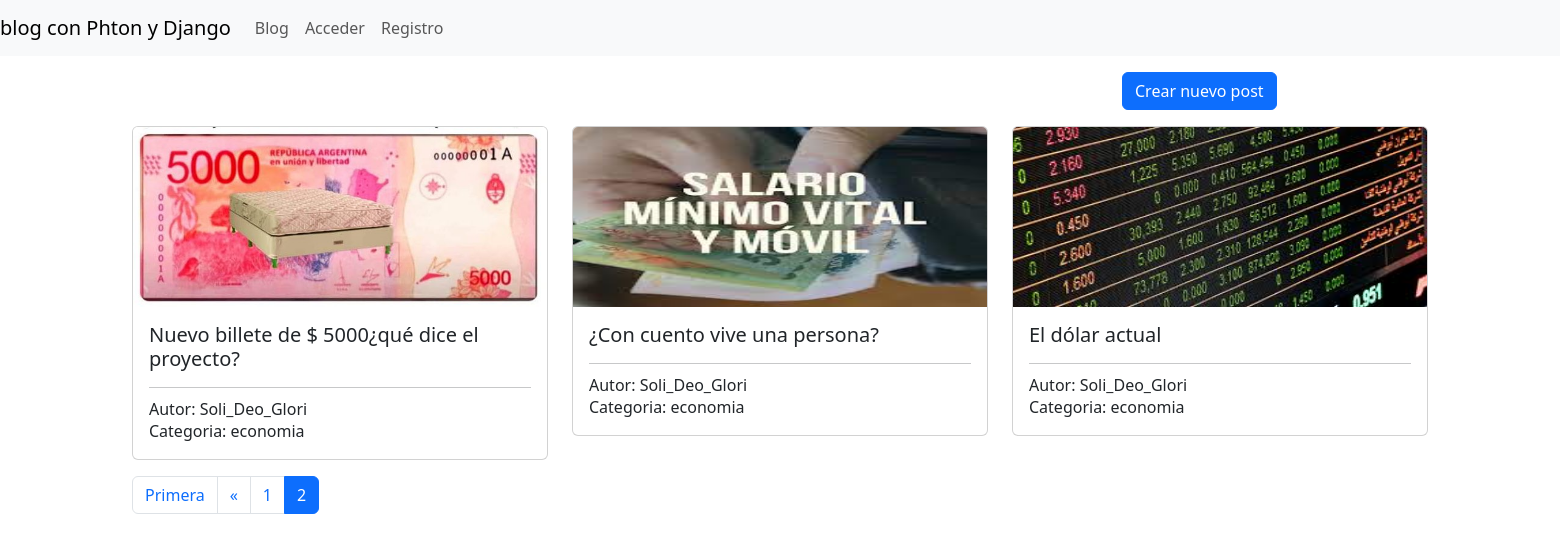
Screenshot of /?page=2 with the database file from the repository.
### blog/models.py (models this page shows, shortened)
class Post(models.Model):
    autor = models.ForeignKey(User, on_delete=models.CASCADE, null=True, blank=True)
    categoria = models.ForeignKey(Categoria, on_delete=models.CASCADE)
    titulo = models.CharField(max_length=100, unique=True, null=False, verbose_name='Título')
    contenido = models.TextField(null=True, verbose_name='Contenido del post')
    imagen = models.ImageField(upload_to='posts/%Y/%m/%d',null=True, blank=True, verbose_name='Imagen del post')
    fecha_alta = models.DateTimeField(auto_now=True, verbose_name='Fecha de alta')
    fecha_actualizacion = models.DateTimeField(auto_now=True, verbose_name='Fecha de actualización')
    class Meta:
        db_table = 'posts'
        verbose_name = 'post'
        verbose_name_plural = 'posts'
        ordering = ['-id']

class Categoria(models.Model):
    nombre = models.CharField(max_length=100, null=False, unique=True, verbose_name='Nombre')
    class Meta:
        db_table = 'categories'
        verbose_name = 'categoria'
        verbose_name_plural = 'categorias'
        ordering = ['id']

### blog/views.py (the view)
# urls.py: path('', index, name="blog"),
def index(request):
    listado__posts = Post.objects.all()
    paginator = Paginator(listado__posts,3)
    pagina = request.GET.get("page") or 1
    posts = paginator.get_page(pagina)
    pagina_actual = int(pagina)
    paginas = range(1, posts.paginator.num_pages +1)
    return render(request, "blog.html", {'posts':posts, "paginas": paginas, "pagina_actual": pagina_actual})

### blog/templates/blog.html (shortened to what this page needs)
{% extends 'base.html' %}
{% block content %}
    <div class="mt-3">
        <div class="row mb-3">
            <div class="ccol-3 offset-9">
                <a href="{% url 'crear_post' %}" class="btn btn-primary float-right">
                     Crear nuevo post
                </a>
            </div>
        </div>
        <div>
        {% if posts %}
            {% for post in posts %}
                {% if forloop.first %}<div class="row">{% endif %}
                <div class="col-4">
                    <div class="card">
                        <img class="card-img-top" height="180" src="{{post.imagen.url}}" all="{{ post.titulo }}">
                    <div class="card-body">
                <h5 class="card-title">{{ post.titulo }}</h5>
                <hr />
                <h6 class="card-subtitle">Autor: {{ post.autor.username }}</h6>
                <p class="card-text">Categoria: {{ post.categoria.nombre }}</p>
            </div>
                    </div>
                </div>
                {% if forloop.counter|divisibleby:3 %}</div><div class="row">{% endif %}
                {% if forloop.last %}</div>{% endif %}
            {% endfor %}
            {% include "paginacion.html" %}
        {% else %}
            <div class="alert alert-danger"> No existe ningun post </div>
        {% endif %}
        </div>
    </div>
{% endblock %}

### rows the page displays
Post: imagen (picture), titulo "Nuevo billete de $ 5000¿qué dice el proyecto?", autor.username "Soli_Deo_Glori", categoria.nombre "economia"
Post: imagen (picture), titulo "¿Con cuento vive una persona?", autor.username "Soli_Deo_Glori", categoria.nombre "economia"
Post: imagen (picture), titulo "El dólar actual", autor.username "Soli_Deo_Glori", categoria.nombre "economia"

### other values shown
{{ pagina }} "1" "2"
